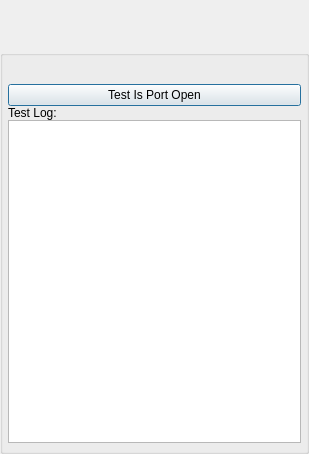
<?xml version="1.0" encoding="UTF-8"?>
<ui version="4.0">
 <class>IsPortOpenTestDlg</class>
 <widget class="QDialog" name="IsPortOpenTestDlg">
  <property name="windowModality">
   <enum>Qt::ApplicationModal</enum>
  </property>
  <property name="geometry">
   <rect>
    <x>0</x>
    <y>0</y>
    <width>309</width>
    <height>454</height>
   </rect>
  </property>
  <property name="windowTitle">
   <string>Net Service Test</string>
  </property>
  <property name="windowOpacity">
   <double>1.000000000000000</double>
  </property>
  <property name="toolTip">
   <string/>
  </property>
  <layout class="QVBoxLayout" name="verticalLayout">
   <property name="spacing">
    <number>0</number>
   </property>
   <property name="leftMargin">
    <number>0</number>
   </property>
   <property name="topMargin">
    <number>0</number>
   </property>
   <property name="rightMargin">
    <number>0</number>
   </property>
   <property name="bottomMargin">
    <number>0</number>
   </property>
   <item>
    <widget class="TitleBarWidget" name="m_TitleBarWidget" native="true">
     <property name="sizePolicy">
      <sizepolicy hsizetype="Preferred" vsizetype="Preferred">
       <horstretch>0</horstretch>
       <verstretch>0</verstretch>
      </sizepolicy>
     </property>
     <property name="minimumSize">
      <size>
       <width>0</width>
       <height>50</height>
      </size>
     </property>
     <property name="maximumSize">
      <size>
       <width>16777215</width>
       <height>103</height>
      </size>
     </property>
    </widget>
   </item>
   <item>
    <widget class="QGroupBox" name="DialogItemsGroupBox">
     <property name="minimumSize">
      <size>
       <width>0</width>
       <height>0</height>
      </size>
     </property>
     <property name="title">
      <string/>
     </property>
     <layout class="QGridLayout" name="gridLayout">
      <property name="leftMargin">
       <number>5</number>
      </property>
      <property name="topMargin">
       <number>0</number>
      </property>
      <property name="rightMargin">
       <number>5</number>
      </property>
      <property name="bottomMargin">
       <number>8</number>
      </property>
      <property name="spacing">
       <number>0</number>
      </property>
      <item row="4" column="0">
       <widget class="QLabel" name="m_LogLabel">
        <property name="text">
         <string>Test Log:</string>
        </property>
       </widget>
      </item>
      <item row="2" column="0">
       <widget class="QPushButton" name="m_RunTestButton">
        <property name="text">
         <string>Test Is Port Open</string>
        </property>
       </widget>
      </item>
      <item row="0" column="0">
       <widget class="QLabel" name="m_StatusLabel">
        <property name="text">
         <string notr="true"/>
        </property>
       </widget>
      </item>
      <item row="5" column="0">
       <widget class="QTextEdit" name="m_LogEdit"/>
      </item>
      <item row="1" column="0">
       <widget class="QLabel" name="m_NodeUrlLabel">
        <property name="text">
         <string notr="true"/>
        </property>
       </widget>
      </item>
     </layout>
    </widget>
   </item>
   <item>
    <widget class="BottomBarWidget" name="m_BottomBarWidget" native="true">
     <property name="sizePolicy">
      <sizepolicy hsizetype="Expanding" vsizetype="Minimum">
       <horstretch>0</horstretch>
       <verstretch>0</verstretch>
      </sizepolicy>
     </property>
     <property name="minimumSize">
      <size>
       <width>30</width>
       <height>0</height>
      </size>
     </property>
     <property name="autoFillBackground">
      <bool>true</bool>
     </property>
    </widget>
   </item>
  </layout>
 </widget>
 <customwidgets>
  <customwidget>
   <class>TitleBarWidget</class>
   <extends>QWidget</extends>
   <header>TitleBarWidget.h</header>
   <container>1</container>
  </customwidget>
  <customwidget>
   <class>BottomBarWidget</class>
   <extends>QWidget</extends>
   <header location="global">BottomBarWidget.h</header>
   <container>1</container>
  </customwidget>
 </customwidgets>
 <resources/>
 <connections/>
</ui>
